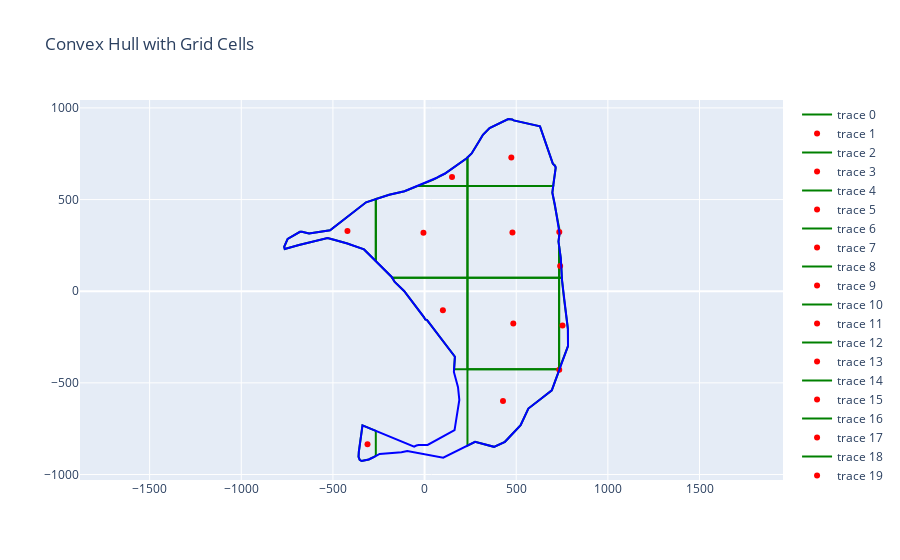

The cell this chart's notebook holds for it:
### Code cell
import rospkg
import pickle
import plotly.graph_objects as go
from shapely.geometry import Polygon
import numpy as np

dirname = rospkg.RosPack().get_path('mrpp_sumo')
graph_name = 'iit_bombay'
hull_path = dirname+'/graph_ml/'+graph_name+'_hull'
with open(hull_path, "rb") as poly_file:
    hull = pickle.load(poly_file)

grid_size = 500
gride_cell_area = grid_size*grid_size
cells = create_grid(hull, grid_size)
fully_contained_cells = []
for cell in cells:
    if cell.within(hull):
        fully_contained_cells.append(cell)

partially_contained_cells = []
for cell in cells:
    intersection = cell.intersection(hull)
    if intersection.area > 0 and not cell.within(hull):
        partially_contained_cells.append(intersection)

contained_cells = fully_contained_cells + partially_contained_cells

# Create a Plotly figure and add the convex hull and grid cells as traces
fig = go.Figure()

area_fraction = []
centers = []
final_polys = []
for cell in contained_cells:
    area_fraction.append(np.round(cell.area/gride_cell_area,2))
    centers.append(cell.centroid)
    if cell.geom_type =="MultiPolygon":
        for geom in cell.geoms:
            if hull.contains(geom.centroid):
                final_polys.append(geom)
                fig.add_trace(go.Scatter(x=geom.exterior.xy[0].tolist(), y=geom.exterior.xy[1].tolist(), mode='lines', line=dict(color='green')))
                fig.add_trace(go.Scatter(x=[geom.centroid.x], y=[geom.centroid.y], mode='markers', line=dict(color='red'))) 
                
    else:
        if hull.contains(cell.centroid):
            final_polys.append(cell)
            fig.add_trace(go.Scatter(x=cell.exterior.xy[0].tolist(), y=cell.exterior.xy[1].tolist(), mode='lines', line=dict(color='green')))
            fig.add_trace(go.Scatter(x=[cell.centroid.x], y=[cell.centroid.y], mode='markers', line=dict(color='red')))   

       
fig.add_trace(go.Scatter(x=hull.exterior.xy[0].tolist(), y=hull.exterior.xy[1].tolist(), mode='lines', line=dict(color='blue')))
fig.update_layout(title='Convex Hull with Grid Cells', xaxis=dict(scaleanchor="y", scaleratio=1), yaxis=dict(scaleanchor="x", scaleratio=1))
fig.show()

### Figure 1 — Plotly figure (JSON) as saved in the notebook; plotly's stock layout.template omitted (floating-point values rounded to 4 significant figures)
{"data": [{"line": {"color": "green"}, "mode": "lines", "type": "scatter", "x": [234.1, 734.1, 734.1, 234.1, 234.1], "y": [-426.2, -426.2, 73.77, 73.77, -426.2]}, {"line": {"color": "red"}, "mode": "markers", "type": "scatter", "x": [484.1], "y": [-176.2]}, {"line": {"color": "green"}, "mode": "lines", "type": "scatter", "x": [-265.9, -284.2, -290.9, -304.4, -343.2, -348.3, -353.9, -360.1, -361.8, -358.6, -338.6, -265.9, -265.9], "y": [-898.8, -908.6, -913.0, -917.9, -926.2, -924.2, -920.1, -903.9, -883.4, -876.0, -732.2, -762.0, -898.8]}, {"line": {"color": "red"}, "mode": "markers", "type": "scatter", "x": [-311.3], "y": [-835.2]}, {"line": {"color": "green"}, "mode": "lines", "type": "scatter", "x": [-265.9, -330.3, -392.9, -421.2, -494.3, -529.4, -685.1, -762.7, -765.9, -763.6, -760.9, -747.0, -679.6, -669.0, -630.0, -515.5, -319.1, -265.9, -265.9], "y": [164.1, 228.0, 250.5, 260.4, 280.5, 290.7, 252.2, 230.7, 242.7, 249.2, 255.5, 285.7, 324.0, 324.8, 315.0, 332.7, 485.3, 502.7, 164.1]}, {"line": {"color": "red"}, "mode": "markers", "type": "scatter", "x": [-420.7], "y": [328.4]}, {"line": {"color": "green"}, "mode": "lines", "type": "scatter", "x": [234.1, 234.1, 160.9, 165.6, 13.68, 3.613, -3.719, -111.7, -162.8, -176.8, 234.1], "y": [73.77, -426.2, -426.2, -357.2, -157.6, -154.4, -140.8, 1.417, 50.41, 73.77, 73.77]}, {"line": {"color": "red"}, "mode": "markers", "type": "scatter", "x": [99.97], "y": [-103.6]}, {"line": {"color": "green"}, "mode": "lines", "type": "scatter", "x": [234.1, 234.1, -176.8, -179.3, -265.9, -265.9, -192.9, -109.3, -38.7, 234.1], "y": [573.8, 73.77, 73.77, 78.0, 164.1, 502.7, 526.7, 545.3, 573.8, 573.8]}, {"line": {"color": "red"}, "mode": "markers", "type": "scatter", "x": [-6.085], "y": [319.5]}, {"line": {"color": "green"}, "mode": "lines", "type": "scatter", "x": [234.1, -38.7, 45.26, 63.72, 81.62, 98.96, 111.4, 230.0, 234.1, 234.1], "y": [573.8, 573.8, 607.6, 617.5, 627.4, 638.2, 642.2, 725.4, 729.4, 573.8]}, {"line": {"color": "red"}, "mode": "markers", "type": "scatter", "x": [149.8], "y": [622.8]}, {"line": {"color": "green"}, "mode": "lines", "type": "scatter", "x": [234.1, 734.1, 734.1, 724.7, 720.2, 694.1, 638.8, 566.3, 524.1, 438.5, 378.8, 289.3, 275.6, 234.1, 234.1], "y": [-426.2, -426.2, -431.8, -457.6, -470.8, -540.6, -583.6, -640.0, -731.1, -821.5, -848.9, -821.8, -821.7, -842.4, -426.2]}, {"line": {"color": "red"}, "mode": "markers", "type": "scatter", "x": [427.9], "y": [-599.4]}, {"line": {"color": "green"}, "mode": "lines", "type": "scatter", "x": [734.1, 234.1, 234.1, 701.6, 697.2, 710.5, 734.1, 734.1, 730.7, 734.1, 734.1], "y": [73.77, 73.77, 573.8, 573.8, 537.7, 474.9, 345.3, 297.5, 271.0, 246.5, 73.77]}, {"line": {"color": "red"}, "mode": "markers", "type": "scatter", "x": [479.5], "y": [320.5]}, {"line": {"color": "green"}, "mode": "lines", "type": "scatter", "x": [234.1, 234.1, 256.8, 298.6, 318.5, 354.6, 456.5, 478.1, 486.2, 629.8, 700.2, 710.1, 714.4, 715.3, 713.9, 707.6, 704.0, 701.6, 234.1], "y": [573.8, 729.4, 751.6, 819.9, 853.6, 890.1, 939.6, 937.5, 931.9, 899.3, 695.0, 687.4, 680.5, 673.2, 662.6, 630.5, 593.4, 573.8, 573.8]}, {"line": {"color": "red"}, "mode": "markers", "type": "scatter", "x": [473.4], "y": [729.5]}, {"line": {"color": "green"}, "mode": "lines", "type": "scatter", "x": [734.1, 736.1, 734.1, 734.1], "y": [-426.2, -426.2, -431.8, -426.2]}, {"line": {"color": "red"}, "mode": "markers", "type": "scatter", "x": [734.7], "y": [-428.1]}, {"line": {"color": "green"}, "mode": "lines", "type": "scatter", "x": [734.1, 734.1, 749.3, 750.2, 760.9, 764.7, 782.0, 782.6, 736.1, 734.1], "y": [-426.2, 73.77, 73.77, 58.4, -42.23, -76.69, -206.6, -298.8, -426.2, -426.2]}, {"line": {"color": "red"}, "mode": "markers", "type": "scatter", "x": [752.7], "y": [-186.3]}, {"line": {"color": "green"}, "mode": "lines", "type": "scatter", "x": [734.1, 734.1, 743.2, 749.3, 734.1], "y": [73.77, 246.5, 180.9, 73.77, 73.77]}, {"line": {"color": "red"}, "mode": "markers", "type": "scatter", "x": [739.7], "y": [137.8]}, {"line": {"color": "green"}, "mode": "lines", "type": "scatter", "x": [734.1, 736.5, 736.3, 734.1, 734.1], "y": [345.3, 332.0, 314.6, 297.5, 345.3]}, {"line": {"color": "red"}, "mode": "markers", "type": "scatter", "x": [735.0], "y": [322.6]}, {"line": {"color": "blue"}, "mode": "lines", "type": "scatter", "x": [700.2, 710.1, 714.4, 715.3, 713.9, 707.6, 704.0, 697.2, 710.5, 736.5, 736.3, 730.7, 743.2, 750.2, 760.9, 764.7, 782.0, 782.6, 724.7, 720.2, 694.1, 638.8, 566.3, 524.1, 438.5, 378.8, 289.3, 275.6, 101.8, -94.27, -126.0, -244.9, -284.2, -290.9, -304.4, -343.2, -348.3, -353.9, -360.1, -361.8, -358.6, -338.6, -56.88, -44.75, -32.36, 16.54, 163.6, 189.7, 182.5, 160.0, 160.3, 165.6, 13.68, 3.613, -3.719, -111.7, -162.8, -179.3, -330.3, -392.9, -421.2, -494.3, -529.4, -685.1, -762.7, -765.9, -763.6, -760.9, -747.0, -679.6, -669.0, -630.0, -515.5, -319.1, -192.9, -109.3, 45.26, 63.72, 81.62, 98.96, 111.4, 230.0, 256.8, 298.6, 318.5, 354.6, 456.5, 478.1, 486.2, 629.8, 700.2], "y": [695.0, 687.4, 680.5, 673.2, 662.6, 630.5, 593.4, 537.7, 474.9, 332.0, 314.6, 271.0, 180.9, 58.4, -42.23, -76.69, -206.6, -298.8, -457.6, -470.8, -540.6, -583.6, -640.0, -731.1, -821.5, -848.9, -821.8, -821.7, -908.1, -871.9, -878.8, -887.4, -908.6, -913.0, -917.9, -926.2, -924.2, -920.1, -903.9, -883.4, -876.0, -732.2, -847.7, -841.6, -839.3, -838.4, -758.3, -593.4, -523.9, -440.2, -435.1, -357.2, -157.6, -154.4, -140.8, 1.417, 50.41, 78.0, 228.0, 250.5, 260.4, 280.5, 290.7, 252.2, 230.7, 242.7, 249.2, 255.5, 285.7, 324.0, 324.8, 315.0, 332.7, 485.3, 526.7, 545.3, 607.6, 617.5, 627.4, 638.2, 642.2, 725.4, 751.6, 819.9, 853.6, 890.1, 939.6, 937.5, 931.9, 899.3, 695.0]}], "layout": {"title": {"text": "Convex Hull with Grid Cells"}, "xaxis": {"scaleanchor": "y", "scaleratio": 1}, "yaxis": {"scaleanchor": "x", "scaleratio": 1}}}
